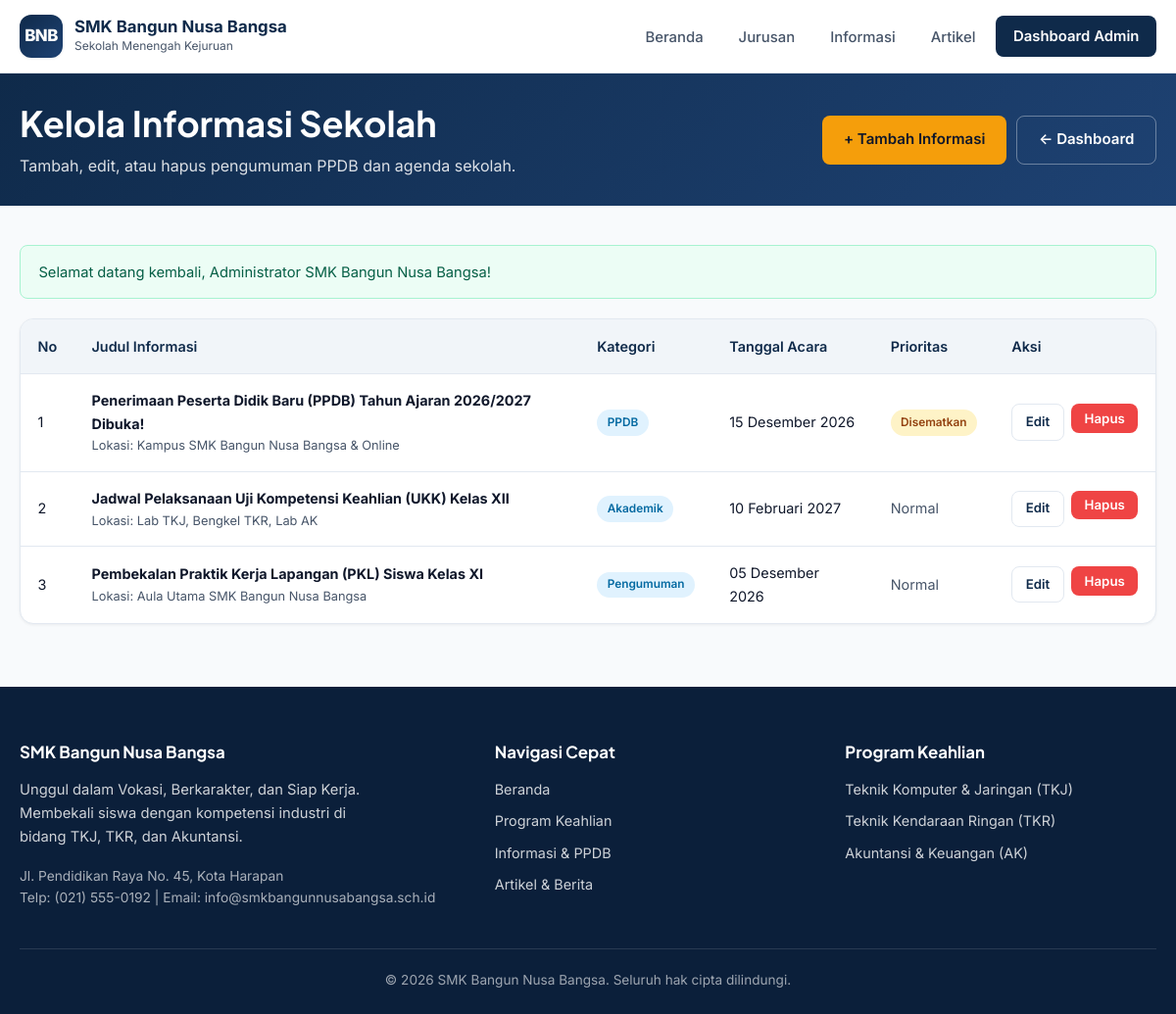
Page /admin/informasi.php (signed in) on the committed database.
### tables this page shows
CREATE TABLE IF NOT EXISTS `informasi` (
    `id` INT AUTO_INCREMENT PRIMARY KEY,
    `judul` VARCHAR(200) NOT NULL,
    `kategori` VARCHAR(50) NOT NULL DEFAULT 'Pengumuman',
    `isi` TEXT NOT NULL,
    `tanggal_acara` DATE DEFAULT NULL,
    `lokasi` VARCHAR(150) DEFAULT NULL,
    `is_pinned` TINYINT(1) NOT NULL DEFAULT 0,
    `created_at` TIMESTAMP DEFAULT CURRENT_TIMESTAMP
);

### includes/helpers.php (called while the page is built, shortened)
<?php
function e(?string $str): string
{
    return htmlspecialchars((string)$str, ENT_QUOTES, 'UTF-8');
}
function formatTanggal(?string $dateStr): string
{
    $bulan = [
        1 => 'Januari', 'Februari', 'Maret', 'April', 'Mei', 'Juni',
        'Juli', 'Agustus', 'September', 'Oktober', 'November', 'Desember'
    ];
    $ts = strtotime($dateStr);
    $tgl = date('d', $ts);
    $bln = $bulan[(int)date('n', $ts)] ?? date('M', $ts);
    $thn = date('Y', $ts);
    return "$tgl $bln $thn";
}
function getFlash(): ?array
{
    if (!empty($_SESSION['flash'])) {
        $flash = $_SESSION['flash'];
        return $flash;
    }
    return null;
}

### admin/informasi.php (the view, shortened to what this page needs)
<?php
require_once __DIR__ . '/../config/database.php';
require_once __DIR__ . '/../includes/helpers.php';
$flash = getFlash();
$infoList = $pdo->query("SELECT * FROM informasi ORDER BY is_pinned DESC, created_at DESC")->fetchAll();
include __DIR__ . '/../includes/header.php';
?>
<section class="page-header" style="padding:1.75rem 0;">
    <div class="container" style="display:flex; justify-content:space-between; align-items:center; flex-wrap:wrap; gap:1rem;">
        <div>
            <h1>Kelola Informasi Sekolah</h1>
            <p>Tambah, edit, atau hapus pengumuman PPDB dan agenda sekolah.</p>
        </div>
        <div style="display:flex; gap:0.65rem;">
            <a href="informasi-form.php" class="btn btn-accent">+ Tambah Informasi</a>
            <a href="index.php" class="btn btn-outline-light">&larr; Dashboard</a>
        </div>
    </div>
</section>
<section class="section" style="padding:2.5rem 0 4rem;">
    <div class="container">
        <?php if ($flash): ?>
            <div class="alert alert-<?= $flash['type'] === 'success' ? 'success' : 'danger' ?>">
                <?= e($flash['message']) ?>
            </div>
        <?php endif; ?>
        <div class="table-wrap">
            <table>
                <thead>
                    <tr>
                        <th>No</th>
                        <th>Judul Informasi</th>
                        <th>Kategori</th>
                        <th>Tanggal Acara</th>
                        <th>Prioritas</th>
                        <th>Aksi</th>
                    </tr>
                </thead>
                <tbody>
                    <?php if (empty($infoList)): ?>
                        <tr>
                            <td colspan="6" style="text-align:center; color:var(--text-muted); padding:2rem;">Belum ada data informasi.</td>
                        </tr>
                    <?php else: ?>
                        <?php foreach ($infoList as $idx => $info): ?>
                            <tr>
                                <td><?= $idx + 1 ?></td>
                                <td>
                                    <strong><?= e($info['judul']) ?></strong>
                                    <?php if ($info['lokasi']): ?>
                                        <div style="font-size:0.8rem; color:var(--text-muted);">Lokasi: <?= e($info['lokasi']) ?></div>
                                    <?php endif; ?>
                                </td>
                                <td><span class="badge"><?= e($info['kategori']) ?></span></td>
                                <td><?= formatTanggal($info['tanggal_acara']) ?></td>
                                <td>
                                    <?= $info['is_pinned'] ? '<span class="badge badge-warning">Disematkan</span>' : '<span style="color:var(--text-muted);">Normal</span>' ?>
                                </td>
                                <td>
                                    <div style="display:flex; gap:0.45rem;">
                                        <a href="informasi-form.php?id=<?= (int)$info['id'] ?>" class="btn btn-outline btn-sm">Edit</a>
                                        <form method="POST" action="informasi-hapus.php" onsubmit="return confirm('Hapus informasi ini?');" style="display:inline;">
                                            <button type="submit" class="btn btn-danger btn-sm">Hapus</button>
                                        </form>
                                    </div>
                                </td>
                            </tr>
                        <?php endforeach; ?>
                    <?php endif; ?>
                </tbody>
            </table>
        </div>
    </div>
</section>
<?php include __DIR__ . '/../includes/footer.php'; ?>

### assets/css/style.css (style rules this page uses)
:root { --primary: #0f2a4a; --primary-light: #1e4273; --accent: #f59e0b; --accent-hover: #d97706; --bg: #f8fafc; --surface: #ffffff; --surface-muted: #f1f5f9; --text: #0f172a; --text-muted: #475569; --border: #e2e8f0; --success: #10b981; --danger: #ef4444; --warning: #f59e0b; --radius: 14px; --radius-sm: 8px; --shadow-sm: 0 1px 3px rgba(15, 23, 42, 0.06); --shadow-md: 0 10px 25px -5px rgba(15, 23, 42, 0.08), 0 4px 10px -6px rgba(15, 23, 42, 0.04); --shadow-lg: 0 20px 40px -12px rgba(15, 42, 74, 0.16); --transition: all 0.25s cubic-bezier(0.4, 0, 0.2, 1); }
*, *::before, *::after { box-sizing: border-box; margin: 0; padding: 0; }
html { scroll-behavior: smooth; }
body { font-family: 'Inter', -apple-system, BlinkMacSystemFont, 'Segoe UI', Roboto, sans-serif; background-color: var(--bg); color: var(--text); line-height: 1.65; min-height: 100vh; display: flex; flex-direction: column; }
h1, h2, h3, h4, .font-heading { font-family: 'Plus Jakarta Sans', 'Inter', sans-serif; line-height: 1.25; font-weight: 700; color: var(--text); }
a { color: inherit; text-decoration: none; }
.container { width: 100%; max-width: 1200px; margin: 0 auto; padding: 0 1.25rem; }
.btn { display: inline-flex; align-items: center; justify-content: center; gap: 0.5rem; padding: 0.72rem 1.35rem; border-radius: var(--radius-sm); font-weight: 600; font-size: 0.94rem; border: none; cursor: pointer; transition: var(--transition); font-family: inherit; }
.btn-accent { background: var(--accent); color: #0f172a; }
.btn-outline-light { background: transparent; color: #fff; border: 1.5px solid rgba(255, 255, 255, 0.35); }
.btn-outline { background: transparent; color: var(--primary); border: 1.5px solid var(--border); }
.btn-danger { background: var(--danger); color: #fff; }
.btn-sm { padding: 0.42rem 0.85rem; font-size: 0.83rem; }
.section { padding: 4.25rem 0; }
.page-header { background: linear-gradient(135deg, var(--primary) 0%, var(--primary-light) 100%); color: #fff; padding: 3rem 0; }
.page-header h1 { color: #fff; font-size: clamp(1.75rem, 3vw, 2.4rem); margin-bottom: 0.5rem; }
.page-header p { color: rgba(255, 255, 255, 0.85); max-width: 640px; }
.badge { display: inline-block; padding: 0.22rem 0.65rem; border-radius: 999px; font-size: 0.74rem; font-weight: 600; background: #e0f2fe; color: #0369a1; }
.badge-warning { background: #fef3c7; color: #92400e; }
.alert { padding: 0.9rem 1.15rem; border-radius: var(--radius-sm); margin-bottom: 1.25rem; font-size: 0.92rem; border: 1px solid transparent; }
.alert-success { background: #ecfdf5; color: #065f46; border-color: #a7f3d0; }
.table-wrap { background: var(--surface); border: 1px solid var(--border); border-radius: var(--radius); overflow-x: auto; box-shadow: var(--shadow-sm); }
table { width: 100%; border-collapse: collapse; text-align: left; }
th, td { padding: 0.95rem 1.1rem; border-bottom: 1px solid var(--border); font-size: 0.9rem; vertical-align: middle; }
th { background: var(--surface-muted); font-weight: 600; color: var(--primary); white-space: nowrap; }
tr:last-child td { border-bottom: none; }

### rows in the picture
informasi: judul "Penerimaan Peserta Didik Baru (PPDB) Tahun Ajaran 2026/2027 Dibuka!", lokasi "Kampus SMK Bangun Nusa Bangsa & Online", kategori "PPDB", tanggal_acara "15 Desember 2026", is_pinned "Disematkan"
informasi: judul "Jadwal Pelaksanaan Uji Kompetensi Keahlian (UKK) Kelas XII", lokasi "Lab TKJ, Bengkel TKR, Lab AK", kategori "Akademik", tanggal_acara "10 Februari 2027", is_pinned "Normal"
informasi: judul "Pembekalan Praktik Kerja Lapangan (PKL) Siswa Kelas XI", lokasi "Aula Utama SMK Bangun Nusa Bangsa", kategori "Pengumuman", tanggal_acara "05 Desember 2026", is_pinned "Normal"

### other values in the picture
SCHOOL_NAME "SMK Bangun Nusa Bangsa"
$flash['message'] "Selamat datang kembali, Administrator SMK Bangun Nusa Bangsa!"
SCHOOL_TAGLINE "Unggul dalam Vokasi, Berkarakter, dan Siap Kerja"
